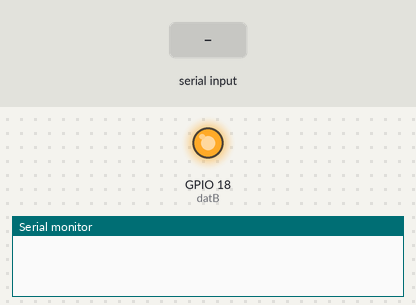
The sketch below on a simulated ESP32. Parts: output pins drawn as LEDs (lit = HIGH), the last lines printed to the serial monitor. The inputs (shaded band) are chosen by the test bench. Pins used as bus, display or sensor lines are not drawn.

Above: at 15.1 s.
18.1 s: "30,150\n" received over Serial
At 28.9 s:
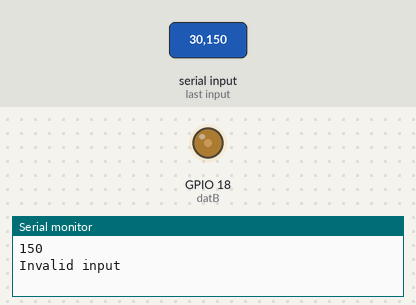
29.5 s: "90,45\n" received over Serial
At 30.3 s:
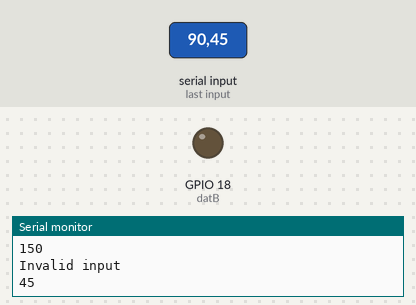
Timing chart, 0 to 32.5 s (numbered marks = the images above; inputs shaded):
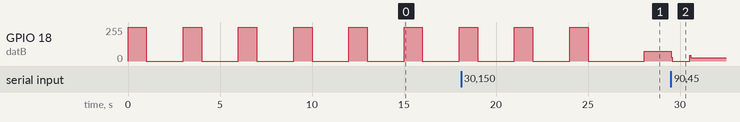

Measured:
- after the input at 29.5 s, GPIO 18 (datB): 75/255 → 0/255 at once, → 26/255 1.0 s later
- by itself, GPIO 18 (datB): alternates 255/255 for 1.0 s and 0/255 for 2.0 s

The sketch:

lab05.ino
```cpp
#include <Arduino.h>

const int clkA = 32;
const int datA = 33;
const int rstA = 25;
const int clkB = 19;
const int datB = 18;
const int rstB = 17;

volatile uint32_t DELAY_TIME_US = 1000000;

inline void resetMatrix() {
  for (int i = 0; i < 3; i++) { // PMOS
    shiftOneBit(clkA, datA, 1);
  }
  digitalWrite(rstB, HIGH); // NMOS
  digitalWrite(rstB, LOW);
}

inline void shiftOneBit(int clk, int pin, uint8_t d) {
  digitalWrite(pin, d);
  digitalWrite(clk, HIGH);
  digitalWrite(clk, LOW);
}

inline void checkInput() {
  if (Serial.available() > 0) {
    int input = Serial.parseInt();
    if (input > 0) {
      DELAY_TIME_US = Serial.parseInt();
      Serial.println(DELAY_TIME_US);
    } else {
      Serial.println("Invalid input");
    }
  }
}

void setup() {
  Serial.begin(115200);
  pinMode(clkA, OUTPUT);
  pinMode(datA, OUTPUT);
  pinMode(rstA, OUTPUT);
  pinMode(clkB, OUTPUT);
  pinMode(datB, OUTPUT);
  pinMode(rstB, OUTPUT);
  resetMatrix();
}

void loop() {
  resetMatrix();
  checkInput();

  for (int row = 0; row < 3; row++) {
    shiftOneBit(clkA, datA, row == 0 ? 0 : 1);
    shiftOneBit(clkB, datB, 1);
    delayMicroseconds(DELAY_TIME_US);
    for (int col = 0; col < 2; col++) {
      shiftOneBit(clkB, datB, 0);
      delayMicroseconds(DELAY_TIME_US);
    }
  }
}
```
